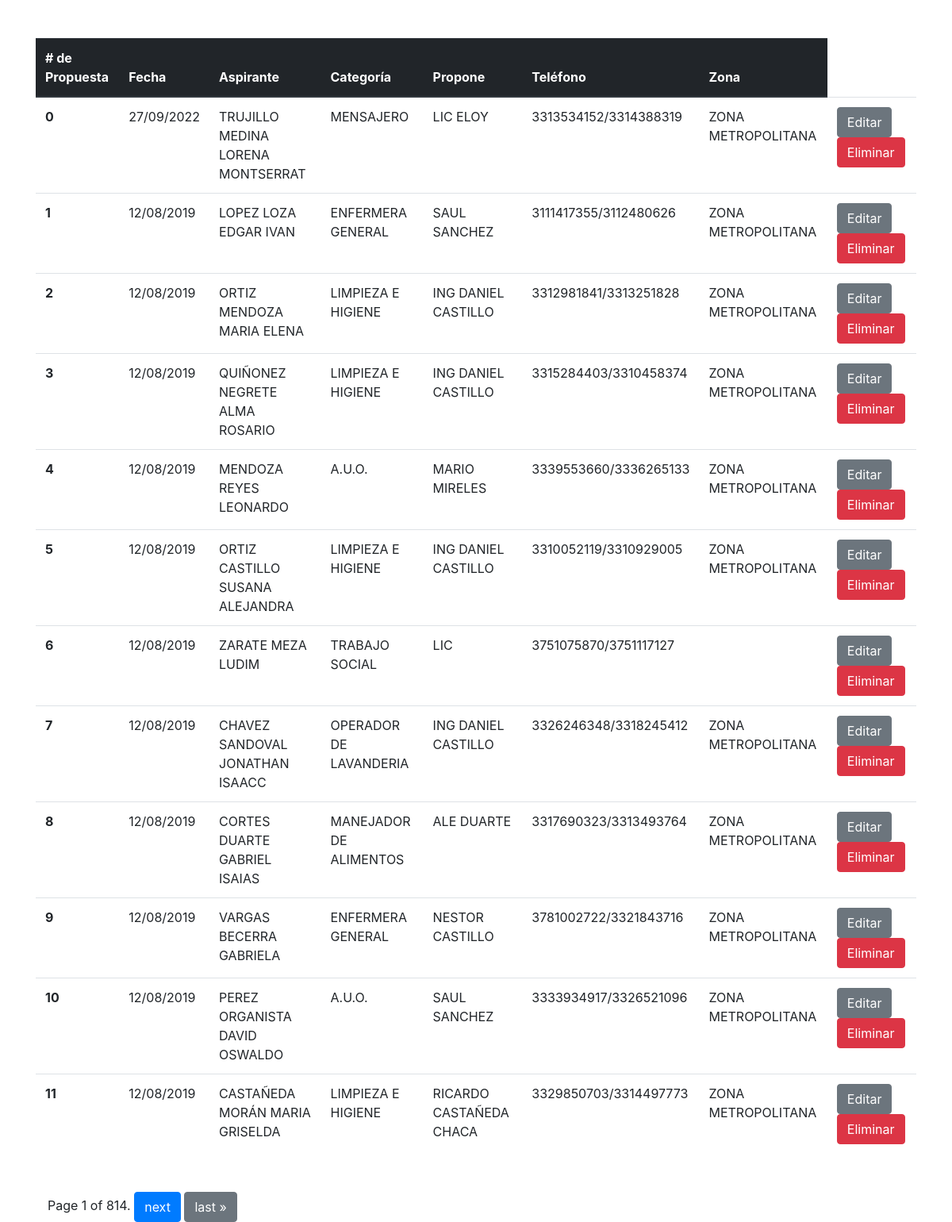
Screenshot of /controlana/listado/ with the database file from the repository.
### controlanaa/models.py (models this page shows, shortened)
class controlModel(models.Model):
    class Meta:
        db_table = 'controlTable'
    id = models.BigAutoField(primary_key=True)
    ppta = models.CharField(max_length=100, blank=True)
    fecha = models.CharField(max_length=50, blank=True)
    aspirante = models.CharField(max_length=250, blank=True)
    categoria = models.CharField(max_length=250, blank=True)
    propone = models.CharField(max_length=250, blank=True)
    telefono = models.CharField(max_length=250, blank=True)
    zona = models.CharField(max_length=150, blank=True)

### controlanaa/views.py (the view, shortened to what this page needs)
# urls.py: path('listado/', views.list, name='list'),
def list(request):
    title = 'Listado General'
    if request.method == 'GET':
        ctx = controlModel.objects.all()
        paginator = Paginator(ctx, 12)
        print(paginator)
        page_number = request.GET.get("page")
        print(page_number)
        page_obj = paginator.get_page(page_number)
        for i in page_obj:
            print(i.ppta, i.fecha)
    return render(request, "listado.html", {'page_obj': page_obj, 'ctx': ctx, 'title': title})

### templates/listado.html (shortened to what this page needs)
{% extends 'base.html' %}
{% block content %}
	 <table class="table">
	     <thead class="thead-dark" >
			<tr>
			    <th scope="col"># de Propuesta</th>
			    <th scope="col">Fecha</th>
			    <th scope="col">Aspirante</th>
			    <th scope="col">Categoría</th>
			    <th scope="col">Propone</th>
			    <th scope="col">Teléfono</th>
			    <th scope="col">Zona</th>
			</tr>
		    </thead>
		    <tbody>
			{% for x in page_obj %}
			<tr>
			    <th scope="row">{{ x.ppta }}</th>
			    <td>{{ x.fecha }}</td>
			    <td>{{ x.aspirante }}</td>
			    <td>{{ x.categoria }}</td>
			    <td>{{ x.propone }}</td>
			    <td>{{ x.telefono }}</td>
			    <td>{{ x.zona }}</td>
			    <td>
				<a href="{% url 'editar' x.id %}" class="btn btn-secondary">Editar</a>
				<a href="{% url 'eliminar' x.id %}" class="btn btn-danger">Eliminar</a>
			    </td>
			</tr>
			{% endfor %}
		    </tbody>
	</table>
<div class="container mt-5">
    <div class="row">
        <div class="col">
 <div class="pagination">
        <span class="step-links">
            <span class="current">
                Page {{ page_obj.number }} of {{ page_obj.paginator.num_pages }}.
            </span>
            {% if page_obj.has_next %}
                <a href="?page={{ page_obj.next_page_number }}" class="btn btn-primary">next</a>
                <a href="?page={{ page_obj.paginator.num_pages }}" class="btn btn-secondary"> last &raquo</a>
            {% endif %}
        </span>
    </div>
        </div>
    </div>
</div>
{% endblock %}

### templates/base.html (shortened to what this page needs)
{% load static %}
<!DOCTYPE html>
<html lang="en">
<head>
    <link rel="stylesheet" href="{% static 'styles.css' %}">
    <link rel="stylesheet" href="https://cdn.jsdelivr.net/npm/bootstrap@4.0.0/dist/css/bootstrap.min.css">
</head>
<body>
    <div class="container mt-5">
        <div class="row">
            <div class="col">
		{% block content %}
		{% endblock %}
	    </div>
        </div>
    </div>
</body>
</html>

### rows the page displays
controlModel: ppta "0", fecha "27/09/2022", aspirante "TRUJILLO MEDINA LORENA MONTSERRAT", categoria "MENSAJERO", propone "LIC ELOY", telefono "3313534152/3314388319", zona "ZONA METROPOLITANA"
controlModel: ppta "1", fecha "12/08/2019", aspirante "LOPEZ LOZA EDGAR IVAN", categoria "ENFERMERA GENERAL", propone "SAUL SANCHEZ", telefono "3111417355/3112480626", zona "ZONA METROPOLITANA"
controlModel: ppta "2", fecha "12/08/2019", aspirante "ORTIZ MENDOZA MARIA ELENA", categoria "LIMPIEZA E HIGIENE", propone "ING DANIEL CASTILLO", telefono "3312981841/3313251828", zona "ZONA METROPOLITANA"
controlModel: ppta "3", fecha "12/08/2019", aspirante "QUIÑONEZ NEGRETE ALMA ROSARIO", categoria "LIMPIEZA E HIGIENE", propone "ING DANIEL CASTILLO", telefono "3315284403/3310458374", zona "ZONA METROPOLITANA"
controlModel: ppta "4", fecha "12/08/2019", aspirante "MENDOZA REYES LEONARDO", categoria "A.U.O.", propone "MARIO MIRELES", telefono "3339553660/3336265133", zona "ZONA METROPOLITANA"
controlModel: ppta "5", fecha "12/08/2019", aspirante "ORTIZ CASTILLO SUSANA ALEJANDRA", categoria "LIMPIEZA E HIGIENE", propone "ING DANIEL CASTILLO", telefono "3310052119/3310929005", zona "ZONA METROPOLITANA"
controlModel: ppta "6", fecha "12/08/2019", aspirante "ZARATE MEZA LUDIM", categoria "TRABAJO SOCIAL", propone "LIC", telefono "3751075870/3751117127"
controlModel: ppta "7", fecha "12/08/2019", aspirante "CHAVEZ SANDOVAL JONATHAN ISAACC", categoria "OPERADOR DE LAVANDERIA", propone "ING DANIEL CASTILLO", telefono "3326246348/3318245412", zona "ZONA METROPOLITANA"
controlModel: ppta "8", fecha "12/08/2019", aspirante "CORTES DUARTE GABRIEL ISAIAS", categoria "MANEJADOR DE ALIMENTOS", propone "ALE DUARTE", telefono "3317690323/3313493764", zona "ZONA METROPOLITANA"
controlModel: ppta "9", fecha "12/08/2019", aspirante "VARGAS BECERRA GABRIELA", categoria "ENFERMERA GENERAL", propone "NESTOR CASTILLO", telefono "3781002722/3321843716", zona "ZONA METROPOLITANA"
controlModel: ppta "10", fecha "12/08/2019", aspirante "PEREZ ORGANISTA DAVID OSWALDO", categoria "A.U.O.", propone "SAUL SANCHEZ", telefono "3333934917/3326521096", zona "ZONA METROPOLITANA"
controlModel: ppta "11", fecha "12/08/2019", aspirante "CASTAÑEDA MORÁN MARIA GRISELDA", categoria "LIMPIEZA E HIGIENE", propone "RICARDO CASTAÑEDA CHACA", telefono "3329850703/3314497773", zona "ZONA METROPOLITANA"

### other values shown
{{ page_obj.number }} "1"
{{ page_obj.paginator.num_pages }} "814"
